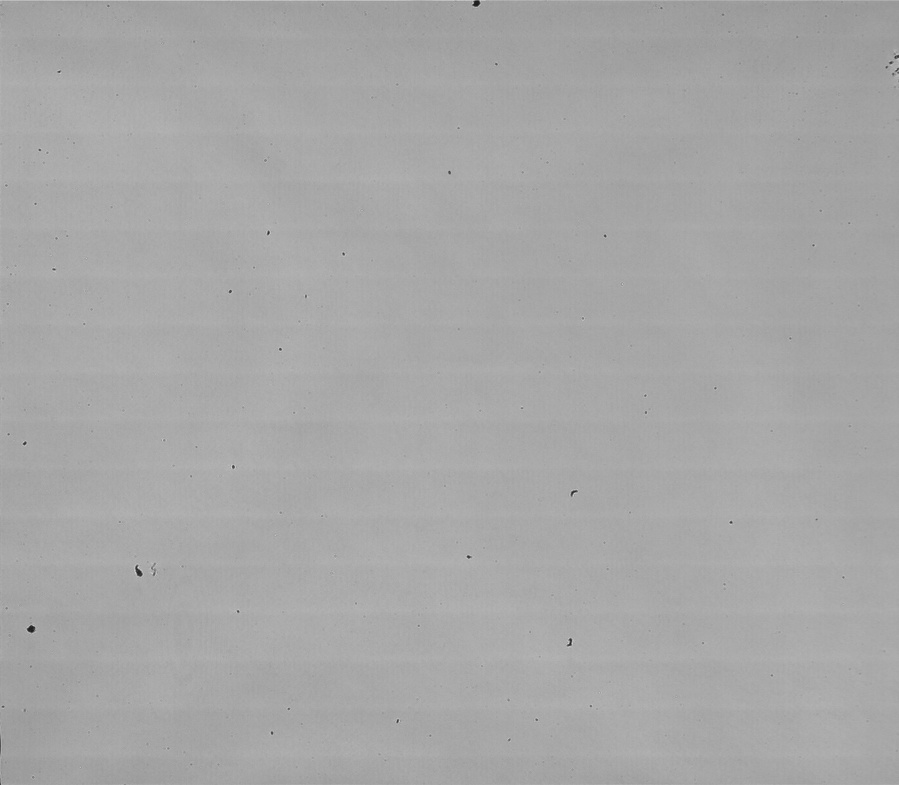
%> input picture SPE image reconstruction/FlatFieldCalibration.jpg, 899 x 785 px, shrunk from 1384 x 1208 before the run
$ octave --eval "result = mark_specular_fun(imread('FlatFieldCalibration.jpg'));"   (GNU Octave 9; MATLAB toolbox functions it lacks are replaced by stand-ins)
%> lines starting %> are read from the running program, lines starting %| are printed output that depends on the picture; in (x1, y1, x2, y2) boxes, pixels count from 0 and x2, y2 are one past the last pixel; in counts of white or black regions, pixels touching at a corner belong together; the program's own positions count from 1
function [ BW4 ] = mark_specular_fun( BW1 )
%HH is co-polarised image, Intensity is m00 image
%   BW1 is the mask, img is to be overlayed

%%%Detect saturated pixels


%%%Dilate BW1
se2 = strel('square',4);
%BW2 = imdilate(BW1,se2);

%%%edge detection
BW3 = edge(BW1,'sobel');
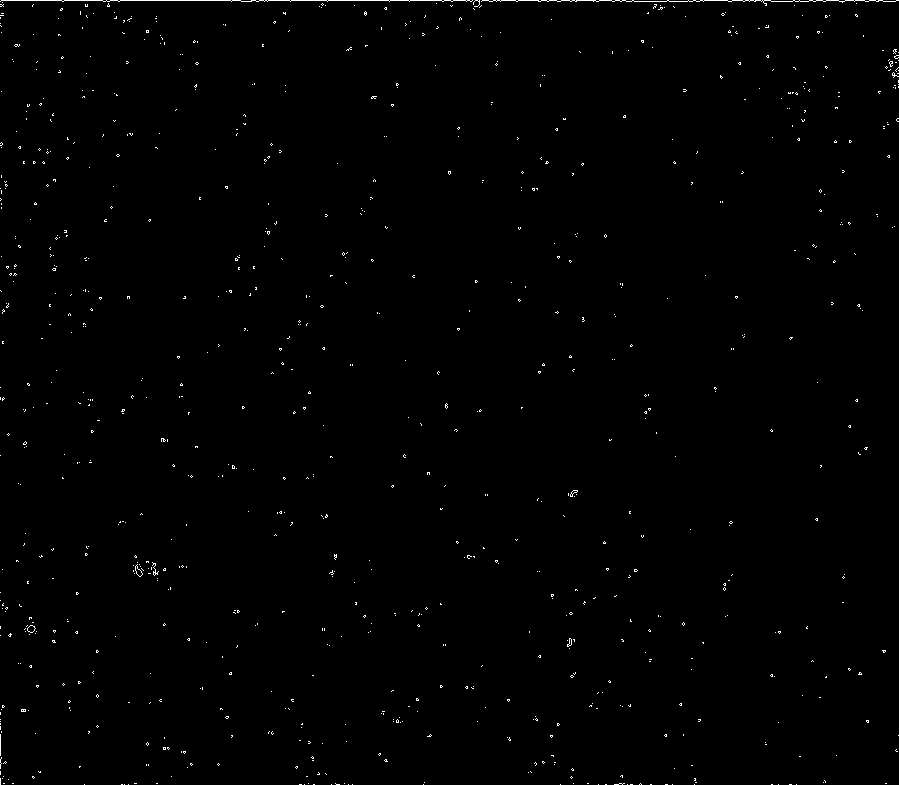
%> BW3: size 785x899 logical; 0.55% white in thin lines or dots
BW3=imclose(BW3,se2);%close the inner circle
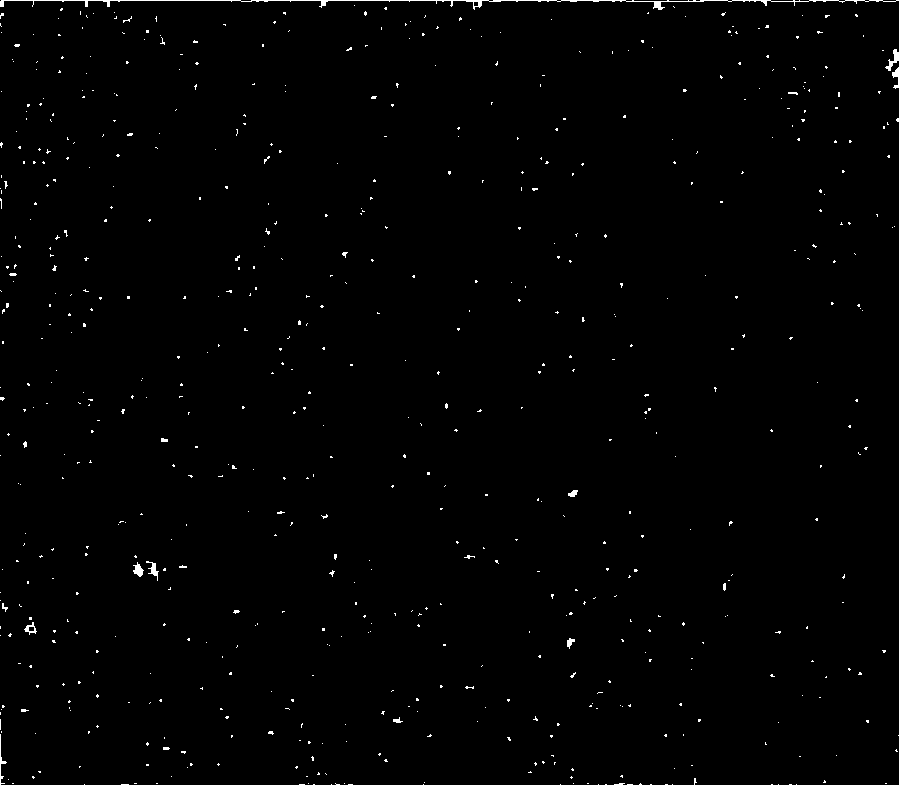
%> BW3: size 785x899 logical; 0.74% white in thin lines or dots
se = strel('square',3);%define line width
BW4 = imdilate(BW3,se);
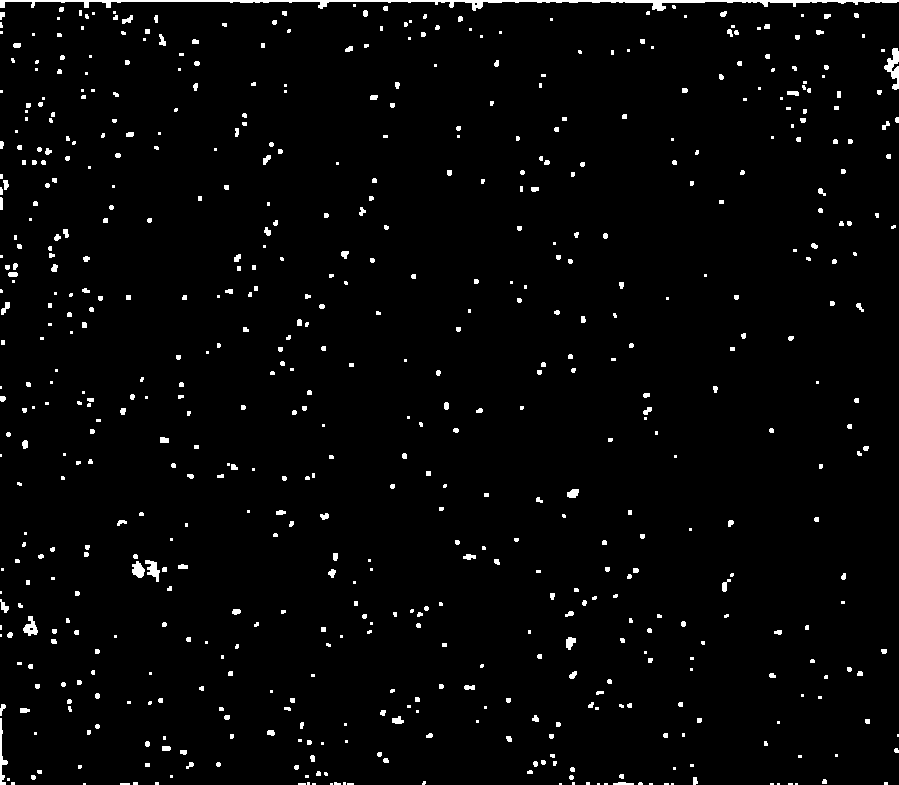
%> BW4: size 785x899 logical; 2.3% white; 623 white regions (288 under 20 px), largest, box (x1, y1, x2, y2) and area: (0, 0, 899, 11) 2504, (884, 48, 899, 90) 309, (0, 718, 8, 785) 195


%%%overlay
%AA=imoverlay(Intensity, BW4, [0 1 0]);
%imshow(AA);
end
